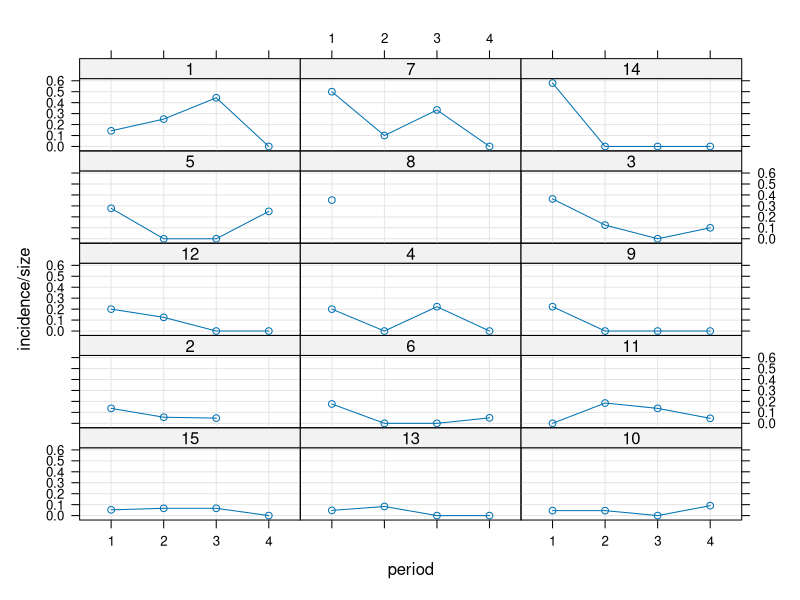

Recreate this plot in R.
library(lme4)


### Name: glmer
### Title: Fitting Generalized Linear Mixed-Effects Models
### Aliases: glmer
### Keywords: models

### ** Examples

## generalized linear mixed model
library(lattice)
xyplot(incidence/size ~ period|herd, cbpp, type=c('g','p','l'),
       layout=c(3,5), index.cond = function(x,y)max(y))
(gm1 <- glmer(cbind(incidence, size - incidence) ~ period + (1 | herd),
              data = cbpp, family = binomial))
## using nAGQ=0 only gets close to the optimum
(gm1a <- glmer(cbind(incidence, size - incidence) ~ period + (1 | herd),
               cbpp, binomial, nAGQ = 0))
## using  nAGQ = 9  provides a better evaluation of the deviance
## Currently the internal calculations use the sum of deviance residuals,
## which is not directly comparable with the nAGQ=0 or nAGQ=1 result.
(gm1a <- glmer(cbind(incidence, size - incidence) ~ period + (1 | herd),
               cbpp, binomial, nAGQ = 9))

## GLMM with individual-level variability (accounting for overdispersion)
## For this data set the model is the same as one allowing for a period:herd
## interaction, which the plot indicates could be needed.
cbpp$obs <- 1:nrow(cbpp)
(gm2 <- glmer(cbind(incidence, size - incidence) ~ period +
    (1 | herd) +  (1|obs),
              family = binomial, data = cbpp))
anova(gm1,gm2)

## glmer and glm log-likelihoods are consistent
gm1Devfun <- update(gm1,devFunOnly=TRUE)
gm0 <- glm(cbind(incidence, size - incidence) ~ period,
           family = binomial, data = cbpp)
## evaluate GLMM deviance at RE variance=theta=0, beta=(GLM coeffs)
gm1Dev0 <- gm1Devfun(c(0,coef(gm0)))
## compare
stopifnot(all.equal(gm1Dev0,c(-2*logLik(gm0))))
## the toenail oncholysis data from Backer et al 1998
## these data are notoriously difficult to fit
## Not run: 
##D if (require("HSAUR2")) {
##D     gm2 <- glmer(outcome~treatment*visit+(1|patientID),
##D                  data=toenail,
##D                  family=binomial,nAGQ=20)
##D }
## End(Not run)
